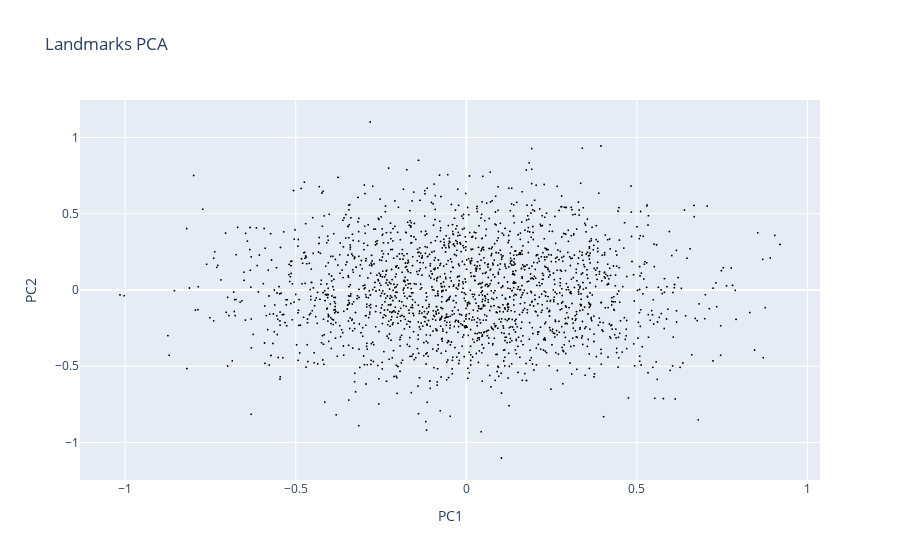

The code cell stored with this chart in its notebook:
### Code cell
# pca

pca_landmark_coords = PCA(n_components=2).fit_transform(X[landmark_ids])
fig = px.scatter(x=pca_landmark_coords[:,0], y=pca_landmark_coords[:,1],
                 title='Landmarks PCA',
                 labels={'x': 'PC1', 'y': 'PC2'})
fig.update_traces(marker=dict(size=2, color='black'))
fig.show()

### Figure 1 — Plotly figure (JSON) as saved in the notebook; plotly's stock layout.template omitted (floating-point values rounded to 4 significant figures; data arrays with more than 128 entries replaced by an {"elided": "..."} marker saying what was removed)
{"data": [{"hovertemplate": "PC1=%{x}<br>PC2=%{y}<extra></extra>", "legendgroup": "", "marker": {"color": "black", "size": 2, "symbol": "circle"}, "mode": "markers", "name": "", "showlegend": false, "type": "scattergl", "x": {"elided": "2000 float values"}, "xaxis": "x", "y": {"elided": "2000 float values"}, "yaxis": "y"}], "layout": {"legend": {"tracegroupgap": 0}, "title": {"text": "Landmarks PCA"}, "xaxis": {"anchor": "y", "domain": [0, 1], "title": {"text": "PC1"}}, "yaxis": {"anchor": "x", "domain": [0, 1], "title": {"text": "PC2"}}}}
